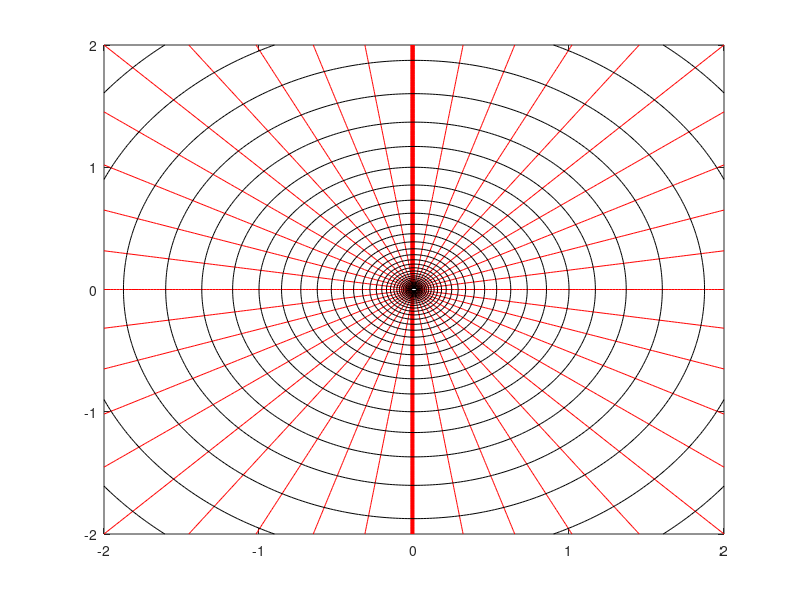
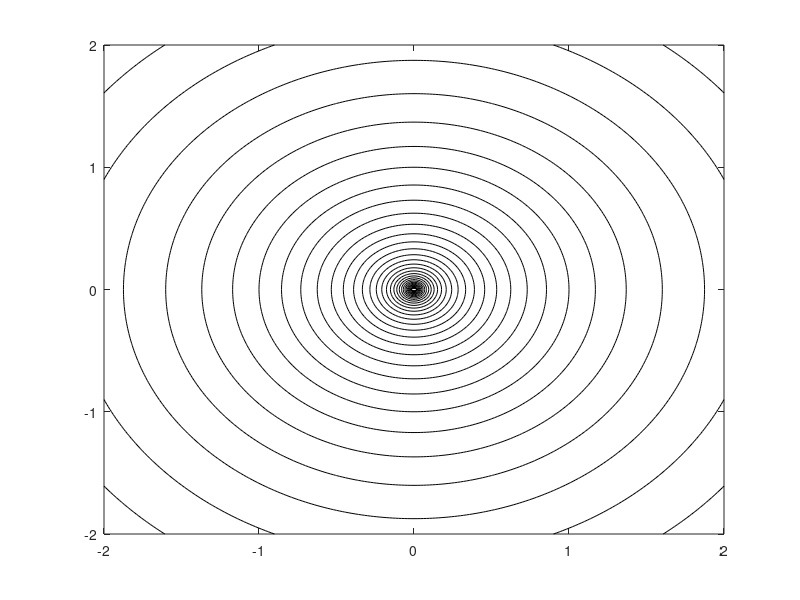
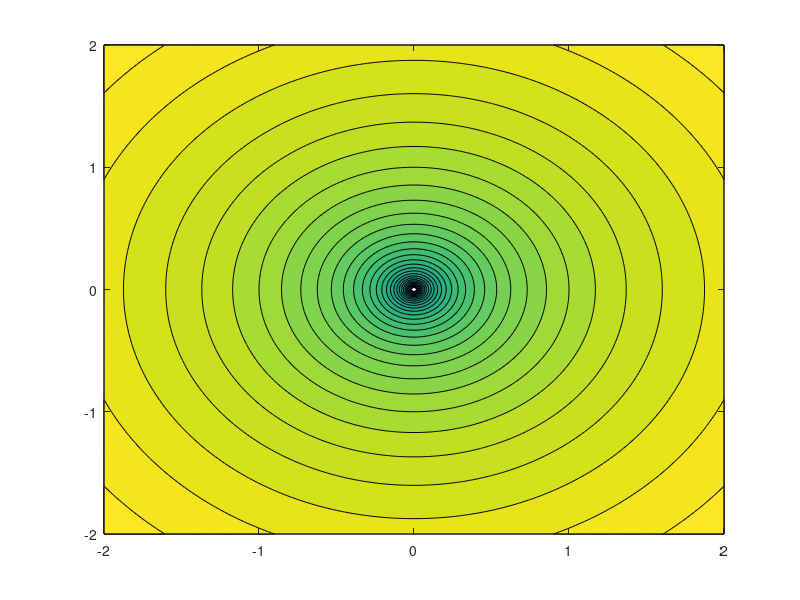

These figures' MATLAB source, in order:
clc
clear all
close all

%free Vortex flow
gama = 2; %vortex strength
%GRID
x = -2:0.02:2;
y = -2:0.02:2;

for m = 1:length(x);
     for n = 1:length(y);
         xx(m,n) = x(m);
         yy(m,n) = y(n);
         % velocity potential function
         phi_vortex_strength(m,n) = (gama/(2*pi))*atan(y(n)/x(m));
         %stream function
         psi_vortex_strength(m,n) = (gama/(4*pi))*log(x(m)^2+y(n)^2);
     end
end
%plotting syntax

figure(1)
%psi-phi mesh
%equipotential lines
contour(xx,yy,phi_vortex_strength,[-2:0.05:2],'r')
hold on
%streamlines
contour(xx,yy,psi_vortex_strength,[-2:0.05:2],'k')

figure(2)
%streamlines
contour(xx,yy,psi_vortex_strength,[-2:0.05:2],'k')
         
figure(3)
%stream surfaces
contourf(xx,yy,psi_vortex_strength,[-2:0.05:2])

